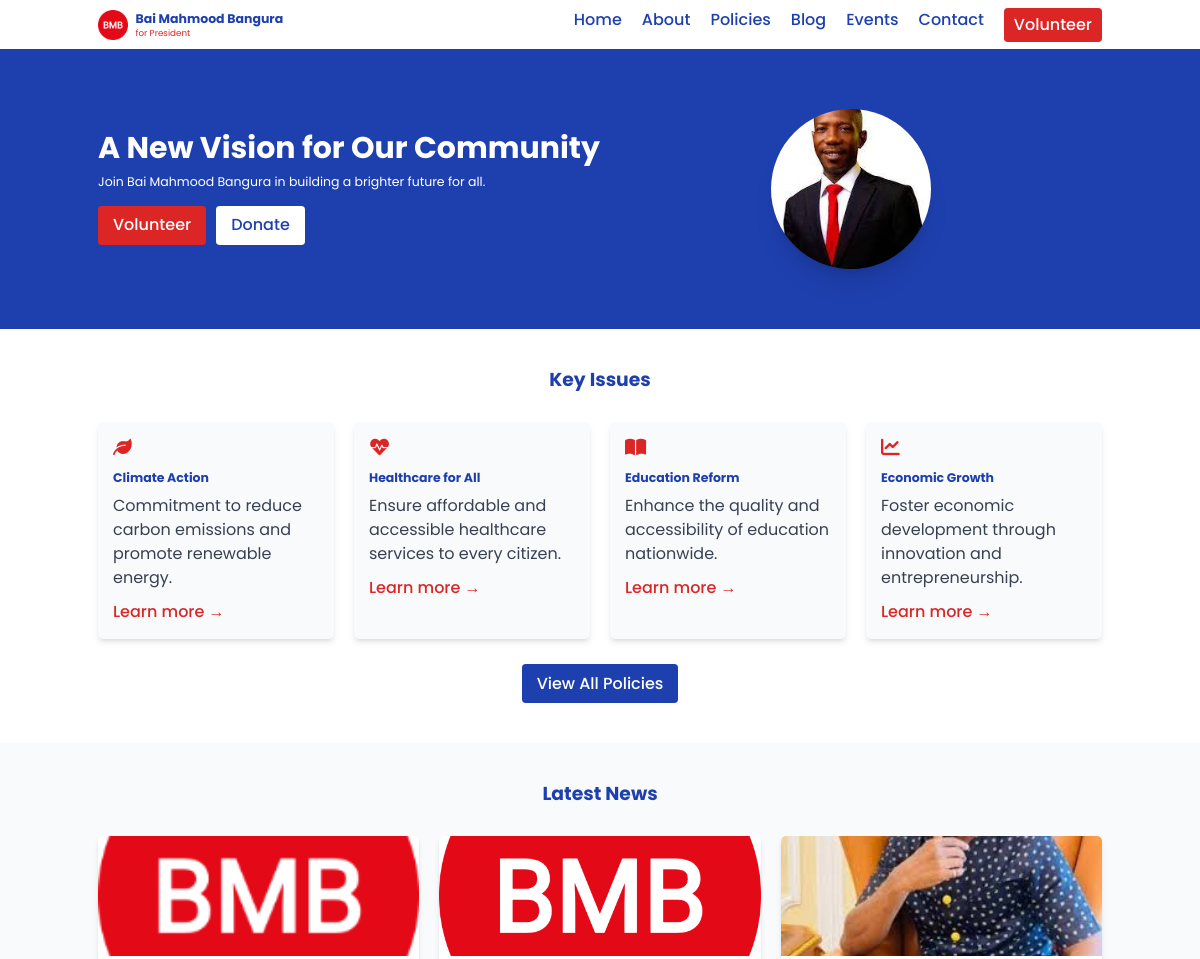
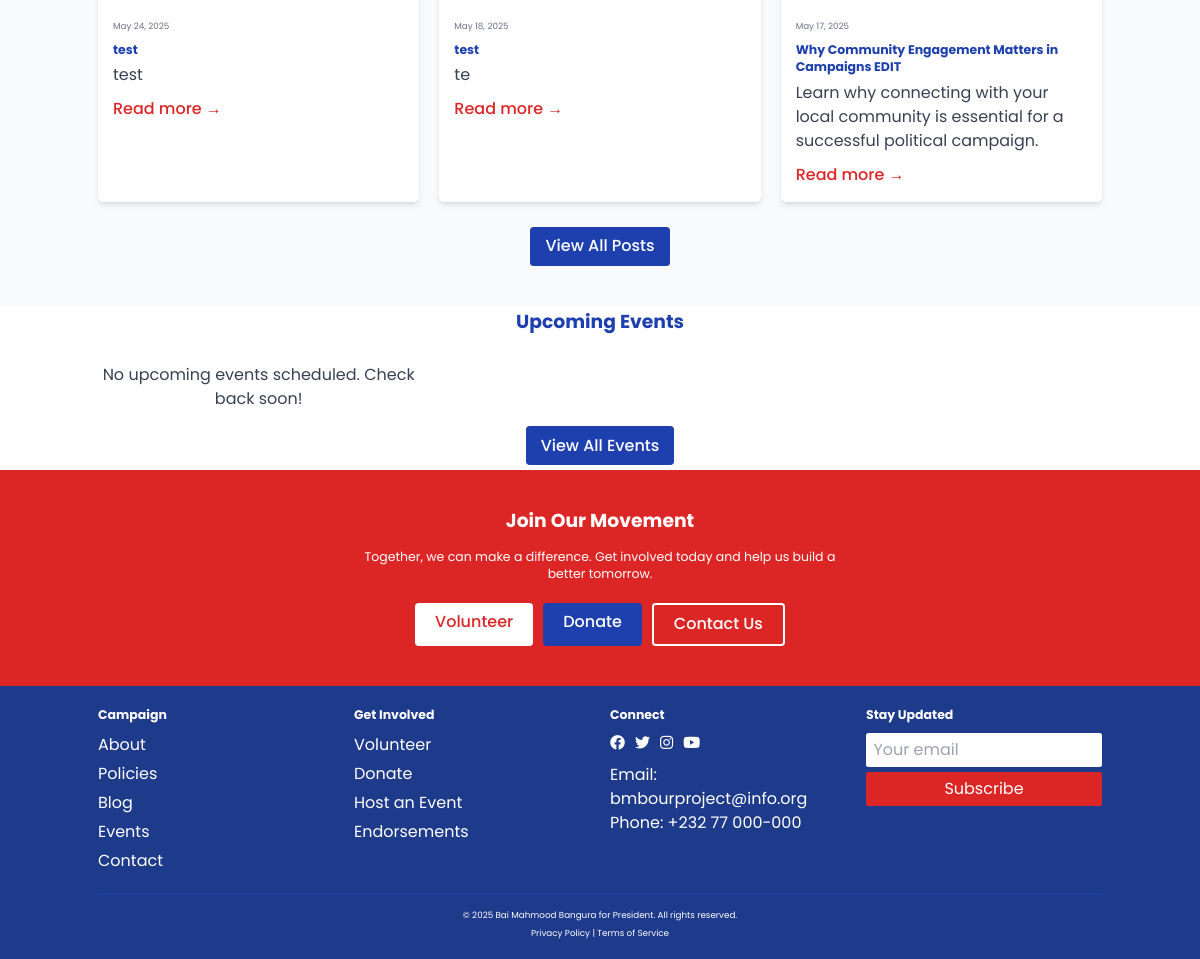
The page / on the database its author committed (2 pictures, top to bottom).
### campaign/models.py (models this page shows, shortened)
class PolicyPosition(models.Model):
    title = models.CharField(max_length=200)
    slug = models.SlugField(max_length=200, unique=True)
    summary = models.TextField()
    detailed_position = models.TextField()
    icon = models.CharField(max_length=50, blank=True)
    priority = models.IntegerField(default=0)
    created_at = models.DateTimeField(auto_now_add=True)
    updated_at = models.DateTimeField(auto_now=True)
    class Meta:
        ordering = ['priority']

class BlogPost(models.Model):
    title = models.CharField(max_length=200)
    slug = models.SlugField(max_length=200, unique=True)
    category = models.ForeignKey(Category, on_delete=models.SET_NULL, null=True, blank=True, related_name='posts')
    author = models.ForeignKey(User, on_delete=models.CASCADE)
    content = models.TextField()
    excerpt = models.TextField(max_length=300, blank=True)
    featured_image = models.ImageField(upload_to='blog_images/', blank=True, null=True)
    created_at = models.DateTimeField(auto_now_add=True)
    updated_at = models.DateTimeField(auto_now=True)
    published_at = models.DateTimeField(blank=True, null=True)
    is_published = models.BooleanField(default=False)
    class Meta:
        ordering = ['-published_at']

### campaign/views.py (the view)
# urls.py: path('', views.home, name='home'),
def home(request):
    latest_posts = BlogPost.objects.filter(is_published=True).order_by('-published_at')[:3]
    upcoming_events = Event.objects.filter(start_time__gte=timezone.now()).order_by('start_time')[:3]
    key_policies = PolicyPosition.objects.all().order_by('priority')[:4]
    context = {
        'latest_posts': latest_posts,
        'upcoming_events': upcoming_events,
        'key_policies': key_policies,
    }
    return render(request, 'home.html', context)

### campaign/context_processors.py (called while the page is built)
def campaign_context(request):
    return {
        'candidate_name': settings.CAMPAIGN_SETTINGS['candidate_name'],
        'position': settings.CAMPAIGN_SETTINGS['position'],
        'campaign_email': settings.CAMPAIGN_SETTINGS['campaign_email'],
        'campaign_phone': settings.CAMPAIGN_SETTINGS['campaign_phone'],
    }

### campaign/templates/home.html
{% extends "base.html" %} {% load static %} {% block content %}
<section class="bg-blue-800 text-white py-16 md:py-24">
  <div class="container mx-auto px-4">
    <div class="flex flex-col md:flex-row items-center">
      <div class="md:w-1/2 mb-8 md:mb-0">
        <h2 class="text-3xl md:text-5xl font-bold mb-4">
          A New Vision for Our Community
        </h2>
        <p class="text-xl mb-6">
          Join {{ candidate_name }} in building a brighter future for all.
        </p>
        <div
          class="flex flex-col sm:flex-row space-y-4 sm:space-y-0 sm:space-x-4"
        >
          <a
            href="{% url 'volunteer' %}"
            class="bg-red-600 hover:bg-red-700 text-white px-6 py-3 rounded-md text-center font-medium"
            >Volunteer</a
          >
          <a
            href="#"
            class="bg-white hover:bg-gray-100 text-blue-800 px-6 py-3 rounded-md text-center font-medium"
            >Donate</a
          >
        </div>
      </div>
      <div class="md:w-1/2 flex justify-center">
        <div class="w-48 h-48 md:w-64 md:h-64">
          <img
            src="{% static 'images/4.jpeg' %}"
            alt="{{ candidate_name }}"
            class="rounded-full shadow-xl object-cover w-full h-full"
          />
        </div>
      </div>
    </div>
  </div>
</section>
<section class="py-16 bg-white">
  <div class="container mx-auto px-4">
    <h2 class="text-3xl font-bold text-center text-blue-800 mb-12">
      Key Issues
    </h2>
    <div class="grid grid-cols-1 md:grid-cols-2 lg:grid-cols-4 gap-8">
      {% for policy in key_policies %}
      <div
        class="bg-gray-50 p-6 rounded-lg shadow-md hover:shadow-lg transition-shadow"
      >
        <div class="text-red-600 text-3xl mb-4">
          <i class="fas fa-{{ policy.icon|default:'bullhorn' }}"></i>
        </div>
        <h3 class="text-xl font-bold text-blue-800 mb-3">{{ policy.title }}</h3>
        <p class="text-gray-700">{{ policy.summary }}</p>
        <a
          href="{% url 'policy_detail' policy.slug %}"
          class="inline-block mt-4 text-red-600 hover:text-red-700 font-medium"
          >Learn more →</a
        >
      </div>
      {% endfor %}
    </div>
    <div class="text-center mt-10">
      <a
        href="{% url 'policies' %}"
        class="inline-block bg-blue-800 hover:bg-blue-900 text-white px-6 py-3 rounded-md font-medium"
        >View All Policies</a
      >
    </div>
  </div>
</section>
<section class="py-16 bg-gray-50">
  <div class="container mx-auto px-4">
    <h2 class="text-3xl font-bold text-center text-blue-800 mb-12">
      Latest News
    </h2>
    <div class="grid grid-cols-1 md:grid-cols-3 gap-8">
      {% for post in latest_posts %}
      <div
        class="bg-white rounded-lg shadow-md overflow-hidden hover:shadow-lg transition-shadow"
      >
        {% if post.featured_image %}
        <img
          src="{{ post.featured_image.url }}"
          alt="{{ post.title }}"
          class="w-full h-48 object-cover"
        />
        {% endif %}
        <div class="p-6">
          <span class="text-sm text-gray-500"
            >{{ post.published_at|date:"F j, Y" }}</span
          >
          <h3 class="text-xl font-bold text-blue-800 my-2">{{ post.title }}</h3>
          <p class="text-gray-700 mb-4">{{ post.excerpt }}</p>
          <a
            href="{% url 'blog_detail' post.slug %}"
            class="text-red-600 hover:text-red-700 font-medium"
            >Read more →</a
          >
        </div>
      </div>
      {% endfor %}
    </div>
    <div class="text-center mt-10">
      <a
        href="{% url 'blog_list' %}"
        class="inline-block bg-blue-800 hover:bg-blue-900 text-white px-6 py-3 rounded-md font-medium"
        >View All Posts</a
      >
    </div>
  </div>
</section>
<section class="py-2 bg-white">
  <div class="container mx-auto px-4">
    <h2 class="text-3xl font-bold text-center text-blue-800 mb-12">
      Upcoming Events
    </h2>
    <div class="mx-auto grid grid-cols-1 md:grid-cols-2 lg:grid-cols-3 gap-8">
      {% for event in upcoming_events %}
      <div
        class="mb-8 p-6 bg-gray-50 rounded-lg shadow-md hover:shadow-lg transition-shadow"
      >
        <div class="flex flex-col md:flex-row">
          <div class="md:w-1/4 mb-4 md:mb-0 mr-2">
            <div class="bg-red-600 text-white text-center py-2 rounded">
              <div class="text-2xl font-bold">
                {{ event.start_time|date:"d" }}
              </div>
              <div class="text-sm">{{ event.start_time|date:"M" }}</div>
            </div>
          </div>
          <div class="md:w-3/4">
            <h3 class="text-xl font-bold text-blue-800">{{ event.title }}</h3>
            <p class="text-gray-600 my-2">
              <i class="far fa-clock mr-2"></i> {{ event.start_time|date:"g:i A"}} - {{ event.end_time|date:"g:i A" }}
            </p>
            <p class="text-gray-600 my-2">
              <i class="fas fa-map-marker-alt mr-2"></i> {{ event.location }}
            </p>
            <p class="text-gray-700 mt-3">
              {{ event.description|truncatewords:20 }}
            </p>
            {% if event.registration_link %}
            <a
              href="{{ event.registration_link }}"
              class="inline-block mt-4 bg-blue-800 hover:bg-blue-900 text-white px-4 py-2 rounded-md text-sm"
              >Register Now</a
            >
            {% endif %}
          </div>
        </div>
      </div>
      {% empty %}
      <p class="text-center text-gray-700">
        No upcoming events scheduled. Check back soon!
      </p>
      {% endfor %}
    </div>
    <div class="text-center mt-6">
      <a
        href="{% url 'events' %}"
        class="inline-block bg-blue-800 hover:bg-blue-900 text-white px-6 py-3 rounded-md font-medium"
        >View All Events</a
      >
    </div>
  </div>
</section>
<section class="py-16 bg-red-600 text-white">
  <div class="container mx-auto px-4 text-center">
    <h2 class="text-3xl font-bold mb-6">Join Our Movement</h2>
    <p class="text-xl mb-8 max-w-3xl mx-auto">
      Together, we can make a difference. Get involved today and help us build a
      better tomorrow.
    </p>
    <div
      class="flex flex-col sm:flex-row justify-center space-y-4 sm:space-y-0 sm:space-x-4"
    >
      <a
        href="{% url 'volunteer' %}"
        class="bg-white hover:bg-gray-100 text-red-600 px-8 py-3 rounded-md font-medium"
        >Volunteer</a
      >
      <a
        href="#"
        class="bg-blue-800 hover:bg-blue-900 text-white px-8 py-3 rounded-md font-medium"
        >Donate</a
      >
      <a
        href="{% url 'contact' %}"
        class="bg-transparent hover:bg-red-700 text-white border-2 border-white px-8 py-3 rounded-md font-medium"
        >Contact Us</a
      >
    </div>
  </div>
</section>
{% endblock %}

### campaign/templates/base.html (shortened to what this page needs)
<!DOCTYPE html>
<html lang="en">
<head>
    {% load static %}
    <link href="{% static 'css/styles.css' %}" rel="stylesheet">
    <script src="https://cdn.tailwindcss.com"></script>
    <link rel="stylesheet" href="https://cdnjs.cloudflare.com/ajax/libs/font-awesome/6.0.0/css/all.min.css">
</head>
<body class="flex flex-col min-h-screen bg-gray-50">
    <header class="bg-white shadow-md">
        <div class="container mx-auto px-4 py-3">
            <div class="flex justify-between items-center">
                <div class="flex items-center">
                    <a href="{% url 'home' %}" class="flex items-center">
                        <img src="{% static 'images/BMB.png' %}" alt="{{ candidate_name }} Logo" class="h-12 mr-3">
                        <div>
                            <h1 class="text-xl font-bold text-blue-800">{{ candidate_name }}</h1>
                            <p class="text-sm text-red-600">for {{ position }}</p>
                        </div>
                    </a>
                </div>
                <nav class="hidden md:flex space-x-8">
                    <a href="{% url 'home' %}" class="text-blue-800 hover:text-red-600 font-medium">Home</a>
                    <a href="{% url 'about' %}" class="text-blue-800 hover:text-red-600 font-medium">About</a>
                    <a href="{% url 'policies' %}" class="text-blue-800 hover:text-red-600 font-medium">Policies</a>
                    <a href="{% url 'blog_list' %}" class="text-blue-800 hover:text-red-600 font-medium">Blog</a>
                    <a href="{% url 'events' %}" class="text-blue-800 hover:text-red-600 font-medium">Events</a>
                    <a href="{% url 'contact' %}" class="text-blue-800 hover:text-red-600 font-medium">Contact</a>
                    <a href="{% url 'volunteer' %}" class="bg-red-600 text-white px-4 py-2 rounded-md hover:bg-red-700 font-medium">Volunteer</a>
                </nav>
            </div>
        </div>
    </header>
    <main class="flex-grow">
        {% block content %}{% endblock %}
    </main>
    <footer class="bg-blue-900 text-white py-8">
        <div class="container mx-auto px-4">
            <div class="grid grid-cols-1 md:grid-cols-4 gap-8">
                <div>
                    <h3 class="text-xl font-bold mb-4">Campaign</h3>
                    <ul class="space-y-2">
                        <li><a href="{% url 'about' %}" class="hover:text-red-300">About</a></li>
                        <li><a href="{% url 'policies' %}" class="hover:text-red-300">Policies</a></li>
                        <li><a href="{% url 'blog_list' %}" class="hover:text-red-300">Blog</a></li>
                        <li><a href="{% url 'events' %}" class="hover:text-red-300">Events</a></li>
                        <li><a href="{% url 'contact' %}" class="hover:text-red-300">Contact</a></li>
                    </ul>
                </div>
                <div>
                    <h3 class="text-xl font-bold mb-4">Get Involved</h3>
                    <ul class="space-y-2">
                        <li><a href="{% url 'volunteer' %}" class="hover:text-red-300">Volunteer</a></li>
                        <li><a href="#" class="hover:text-red-300">Donate</a></li>
                        <li><a href="#" class="hover:text-red-300">Host an Event</a></li>
                        <li><a href="#" class="hover:text-red-300">Endorsements</a></li>
                    </ul>
                </div>
                <div>
                    <h3 class="text-xl font-bold mb-4">Connect</h3>
                    <div class="flex space-x-4 mb-4">
                        <a href="#" class="text-2xl hover:text-red-300"><i class="fab fa-facebook"></i></a>
                        <a href="#" class="text-2xl hover:text-red-300"><i class="fab fa-twitter"></i></a>
                        <a href="#" class="text-2xl hover:text-red-300"><i class="fab fa-instagram"></i></a>
                        <a href="#" class="text-2xl hover:text-red-300"><i class="fab fa-youtube"></i></a>
                    </div>
                    <p>Email: <a href="mailto:info@example.com" class="hover:text-red-300">{{ campaign_email }}</a></p>
                    <p>Phone: <a href="tel:+1234567890" class="hover:text-red-300">{{ campaign_phone }}</a></p>
                </div>
                <div>
                    <h3 class="text-xl font-bold mb-4">Stay Updated</h3>
                    <form class="space-y-2">
                        <input type="email" placeholder="Your email" class="w-full px-3 py-2 rounded text-gray-800">
                        <button type="submit" class="bg-red-600 hover:bg-red-700 text-white px-4 py-2 rounded w-full">Subscribe</button>
                    </form>
                </div>
            </div>
            <div class="border-t border-blue-800 mt-8 pt-6 text-center text-sm">
                <p>&copy; {% now "Y" %} {{ candidate_name }} for {{ position }}. All rights reserved.</p>
                <p class="mt-2">
                    <a href="#" class="hover:text-red-300">Privacy Policy</a> |
                    <a href="#" class="hover:text-red-300">Terms of Service</a>
                </p>
            </div>
        </div>
    </footer>
</body>
</html>

### campaign/static/css/styles.css (style rules this page uses)
html { font-size: 62.5%; }
body { font-family: "Poppins", sans-serif; font-size: 1.6rem; font-weight: 400; line-height: 1.6; color: #333; background-color: #f9f9f9; margin: 0; padding: 0; }

### rows shown on the page
PolicyPosition: title "Climate Action", summary "Commitment to reduce carbon emissions and promote renewable energy."
PolicyPosition: title "Healthcare for All", summary "Ensure affordable and accessible healthcare services to every citizen."
PolicyPosition: title "Education Reform", summary "Enhance the quality and accessibility of education nationwide."
PolicyPosition: title "Economic Growth", summary "Foster economic development through innovation and entrepreneurship."
BlogPost: featured_image (picture), published_at "May 24, 2025", title "test", excerpt "test"
BlogPost: featured_image (picture), published_at "May 18, 2025", title "test", excerpt "te"
BlogPost: featured_image (picture), published_at "May 17, 2025", title "Why Community Engagement Matters in Campaigns EDIT", excerpt "Learn why connecting with your local community is essential for a successful political campaign."

### other values the page prints
{{ candidate_name }} "Bai Mahmood Bangura"
{{ position }} "President"
{{ campaign_email }} "bmbourproject@info.org"
{{ campaign_phone }} "+232 77 000-000"
